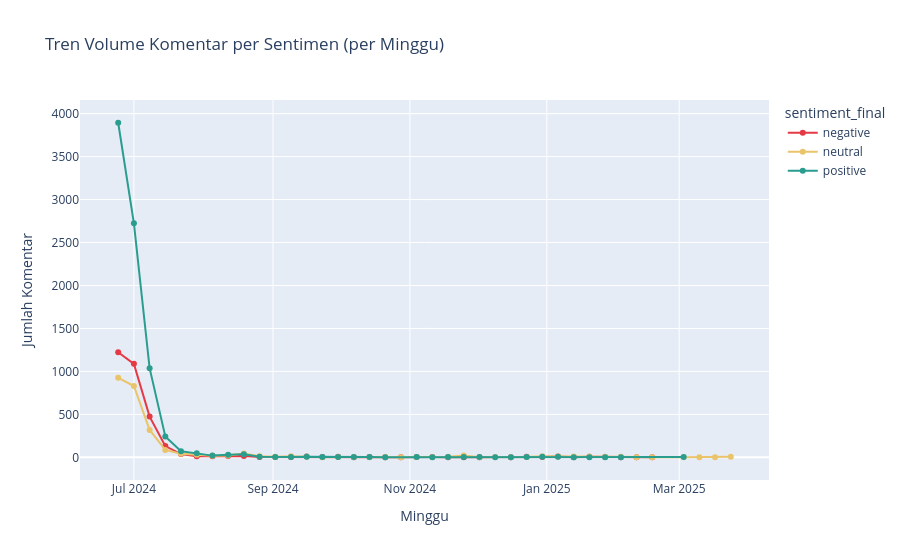

Source (notebook cell):
### Markdown cell above
> **Wawasan — Korelasi Engagement:**
> Penggunaan skala logaritmik membuktikan bahwa komentar konstruktif/positif secara konsisten meraup rentang *engagement* (Likes) yang lebih tinggi. Opini positif memiliki daya pikat organik yang lebih tangguh di komunitas ini.

### Code cell
# ── Visualisasi 4: Tren Sentimen dari Waktu ke Waktu ─────
# Hanya jalankan jika kolom publishedAt tersedia dan valid
if "publishedAt" in df.columns and df["publishedAt"].notna().sum() > 100:
    df["week"] = df["publishedAt"].dt.to_period("W").dt.start_time

    trend = (
        df.groupby(["week", "sentiment_final"])
        .size()
        .reset_index(name="count")
    )

    fig4 = px.line(
        trend,
        x     = "week",
        y     = "count",
        color = "sentiment_final",
        color_discrete_map = COLORS,
        title = "Tren Volume Komentar per Sentimen (per Minggu)",
        labels = {"week": "Minggu", "count": "Jumlah Komentar"},
        markers = True,
    )
    fig4.show()
else:
    print("Kolom publishedAt tidak tersedia atau terlalu banyak nilai kosong — skip visualisasi tren.")

### Figure 1 — Plotly figure (JSON) as saved in the notebook; plotly's stock layout.template omitted (floating-point values rounded to 4 significant figures)
{"data": [{"hovertemplate": "sentiment_final=negative<br>Minggu=%{x}<br>Jumlah Komentar=%{y}<extra></extra>", "legendgroup": "negative", "line": {"color": "#e63946", "dash": "solid"}, "marker": {"symbol": "circle"}, "mode": "lines+markers", "name": "negative", "orientation": "v", "showlegend": true, "type": "scatter", "x": ["2024-06-24T00:00:00", "2024-07-01T00:00:00", "2024-07-08T00:00:00", "2024-07-15T00:00:00", "2024-07-22T00:00:00", "2024-07-29T00:00:00", "2024-08-05T00:00:00", "2024-08-12T00:00:00", "2024-08-19T00:00:00", "2024-08-26T00:00:00", "2024-09-02T00:00:00", "2024-09-09T00:00:00", "2024-09-16T00:00:00", "2024-09-23T00:00:00", "2024-09-30T00:00:00", "2024-10-07T00:00:00", "2024-10-14T00:00:00", "2024-10-21T00:00:00", "2024-10-28T00:00:00", "2024-11-04T00:00:00", "2024-11-11T00:00:00", "2024-11-18T00:00:00", "2024-11-25T00:00:00", "2024-12-02T00:00:00", "2024-12-16T00:00:00", "2024-12-23T00:00:00", "2024-12-30T00:00:00", "2025-01-06T00:00:00", "2025-01-13T00:00:00", "2025-01-20T00:00:00", "2025-01-27T00:00:00", "2025-02-03T00:00:00", "2025-02-10T00:00:00", "2025-02-17T00:00:00"], "xaxis": "x", "y": [1223, 1088, 474, 131, 38, 14, 13, 17, 15, 5, 5, 4, 10, 5, 6, 2, 4, 2, 1, 4, 3, 1, 1, 2, 2, 6, 4, 10, 1, 6, 3, 2, 1, 1], "yaxis": "y"}, {"hovertemplate": "sentiment_final=neutral<br>Minggu=%{x}<br>Jumlah Komentar=%{y}<extra></extra>", "legendgroup": "neutral", "line": {"color": "#e9c46a", "dash": "solid"}, "marker": {"symbol": "circle"}, "mode": "lines+markers", "name": "neutral", "orientation": "v", "showlegend": true, "type": "scatter", "x": ["2024-06-24T00:00:00", "2024-07-01T00:00:00", "2024-07-08T00:00:00", "2024-07-15T00:00:00", "2024-07-22T00:00:00", "2024-07-29T00:00:00", "2024-08-05T00:00:00", "2024-08-12T00:00:00", "2024-08-19T00:00:00", "2024-08-26T00:00:00", "2024-09-02T00:00:00", "2024-09-09T00:00:00", "2024-09-16T00:00:00", "2024-09-23T00:00:00", "2024-09-30T00:00:00", "2024-10-07T00:00:00", "2024-10-14T00:00:00", "2024-10-21T00:00:00", "2024-10-28T00:00:00", "2024-11-04T00:00:00", "2024-11-11T00:00:00", "2024-11-18T00:00:00", "2024-11-25T00:00:00", "2024-12-02T00:00:00", "2024-12-09T00:00:00", "2024-12-16T00:00:00", "2024-12-23T00:00:00", "2024-12-30T00:00:00", "2025-01-06T00:00:00", "2025-01-13T00:00:00", "2025-01-20T00:00:00", "2025-01-27T00:00:00", "2025-02-03T00:00:00", "2025-02-10T00:00:00", "2025-02-17T00:00:00", "2025-03-03T00:00:00", "2025-03-10T00:00:00", "2025-03-17T00:00:00", "2025-03-24T00:00:00"], "xaxis": "x", "y": [926, 830, 319, 86, 41, 31, 19, 22, 45, 14, 8, 12, 6, 2, 4, 5, 2, 4, 1, 3, 4, 6, 20, 2, 5, 1, 4, 12, 9, 10, 9, 8, 7, 1, 2, 1, 1, 1, 6], "yaxis": "y"}, {"hovertemplate": "sentiment_final=positive<br>Minggu=%{x}<br>Jumlah Komentar=%{y}<extra></extra>", "legendgroup": "positive", "line": {"color": "#2a9d8f", "dash": "solid"}, "marker": {"symbol": "circle"}, "mode": "lines+markers", "name": "positive", "orientation": "v", "showlegend": true, "type": "scatter", "x": ["2024-06-24T00:00:00", "2024-07-01T00:00:00", "2024-07-08T00:00:00", "2024-07-15T00:00:00", "2024-07-22T00:00:00", "2024-07-29T00:00:00", "2024-08-05T00:00:00", "2024-08-12T00:00:00", "2024-08-19T00:00:00", "2024-08-26T00:00:00", "2024-09-02T00:00:00", "2024-09-09T00:00:00", "2024-09-16T00:00:00", "2024-09-23T00:00:00", "2024-09-30T00:00:00", "2024-10-07T00:00:00", "2024-10-14T00:00:00", "2024-10-21T00:00:00", "2024-11-04T00:00:00", "2024-11-11T00:00:00", "2024-11-18T00:00:00", "2024-11-25T00:00:00", "2024-12-02T00:00:00", "2024-12-09T00:00:00", "2024-12-16T00:00:00", "2024-12-23T00:00:00", "2024-12-30T00:00:00", "2025-01-06T00:00:00", "2025-01-13T00:00:00", "2025-01-20T00:00:00", "2025-01-27T00:00:00", "2025-02-03T00:00:00", "2025-03-03T00:00:00"], "xaxis": "x", "y": [3894, 2723, 1038, 242, 70, 47, 20, 30, 37, 8, 3, 4, 7, 4, 4, 3, 3, 2, 3, 2, 3, 5, 4, 2, 1, 3, 7, 6, 1, 2, 1, 2, 3], "yaxis": "y"}], "layout": {"legend": {"title": {"text": "sentiment_final"}, "tracegroupgap": 0}, "title": {"text": "Tren Volume Komentar per Sentimen (per Minggu)"}, "xaxis": {"anchor": "y", "domain": [0, 1], "title": {"text": "Minggu"}}, "yaxis": {"anchor": "x", "domain": [0, 1], "title": {"text": "Jumlah Komentar"}}}}
